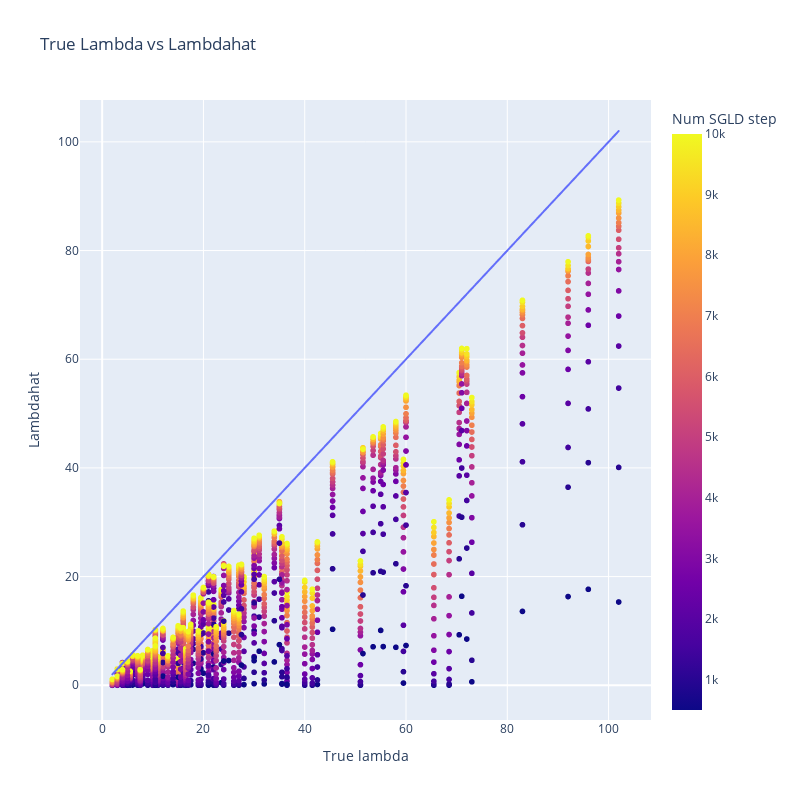

The notebook cell this image was saved under:
### Markdown cell above
## Effects of `sgld_config.num_steps`

### Code cell
s = 500
sgld_num_steps = sample_doc["config"]["sgld_config"]["num_steps"]
n = sample_doc["config"]["num_training_data"]
data = []

# df = df_data[~np.isnan(df_data["lambdahat"])]
df = df_data

for i, row in df.iterrows():
    expt_id = row["_id"]
    trace = row["loss_trace"]
    init_loss = row["init_loss"]
    true_lambda = row["true_lambda"]
    for nstep in range(s, sgld_num_steps + 1, s):
        nstep_lambdhat = (np.mean(trace[:nstep]) - init_loss) * n / np.log(n)
        data.append([expt_id, nstep, nstep_lambdhat, true_lambda])
df = pd.DataFrame(data, columns=["_id", "nstep", "lambdahat", "true_lambda"])

fig = px.scatter(
    df, 
    x="true_lambda", 
    y="lambdahat", 
    color="nstep",
    labels={
        "true_lambda": "True lambda",
        "lambdahat": "lambdahat",
        "nstep": "Num SGLD step"
    },
    title="True Lambda vs Lambdahat"
)

# Add the y=x line
sorted_true_lambda = sorted(df["true_lambda"])
fig.add_trace(
    px.line(
        x=sorted_true_lambda, 
        y=sorted_true_lambda
    ).data[0]
)

# Update the layout
fig.update_layout(
    xaxis_title="True lambda",
    yaxis_title="Lambdahat",
    legend_title="Legend",
    width=800,
    height=800, 
    # yaxis_type="log", 
    # xaxis_type="log",
)

### Figure 1 — Plotly figure (JSON) as saved in the notebook; plotly's stock layout.template omitted (floating-point values rounded to 4 significant figures; data arrays with more than 128 entries replaced by an {"elided": "..."} marker saying what was removed)
{"data": [{"hovertemplate": "True lambda=%{x}<br>lambdahat=%{y}<br>Num SGLD step=%{marker.color}<extra></extra>", "legendgroup": "", "marker": {"color": {"elided": "2000 int values"}, "coloraxis": "coloraxis", "symbol": "circle"}, "mode": "markers", "name": "", "showlegend": false, "type": "scattergl", "x": {"elided": "2000 float values"}, "xaxis": "x", "y": {"elided": "2000 float values"}, "yaxis": "y"}, {"hovertemplate": "x=%{x}<br>y=%{y}<extra></extra>", "legendgroup": "", "line": {"color": "#636efa", "dash": "solid"}, "marker": {"symbol": "circle"}, "mode": "lines", "name": "", "showlegend": false, "type": "scattergl", "x": {"elided": "2000 float values"}, "xaxis": "x", "y": {"elided": "2000 float values"}, "yaxis": "y"}], "layout": {"coloraxis": {"colorbar": {"title": {"text": "Num SGLD step"}}, "colorscale": [[0, "#0d0887"], [0.1111, "#46039f"], [0.2222, "#7201a8"], [0.3333, "#9c179e"], [0.4444, "#bd3786"], [0.5556, "#d8576b"], [0.6667, "#ed7953"], [0.7778, "#fb9f3a"], [0.8889, "#fdca26"], [1, "#f0f921"]]}, "height": 800, "legend": {"title": {"text": "Legend"}, "tracegroupgap": 0}, "title": {"text": "True Lambda vs Lambdahat"}, "width": 800, "xaxis": {"anchor": "y", "domain": [0, 1], "title": {"text": "True lambda"}}, "yaxis": {"anchor": "x", "domain": [0, 1], "title": {"text": "Lambdahat"}}}}
